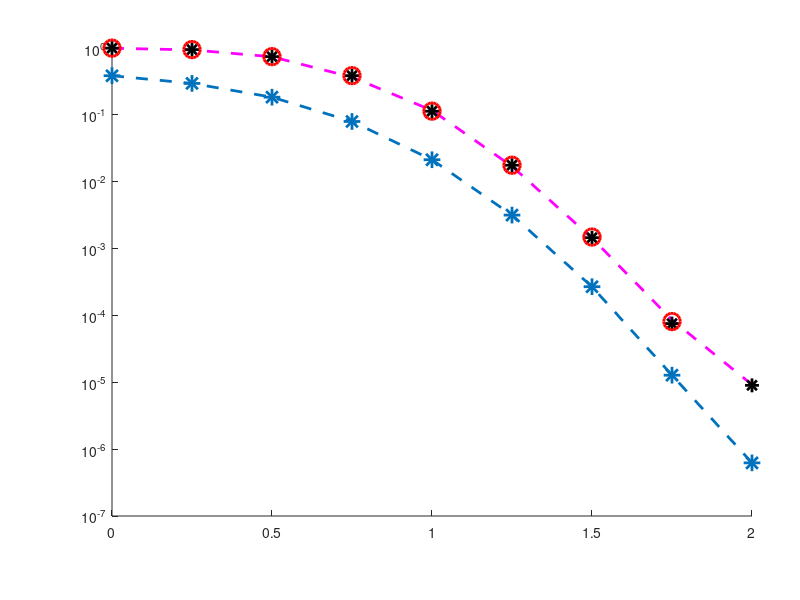

MATLAB code to generate this figure: (Note: this script raises an error after producing the figure.)

clear; close all; clc;



%下面是数据

% 5G LDPC 单独统计信息位的前2bit
LDPC5GNoExtraBer2bit  = [
0.000000 0.2190146266 0.3849114704
0.250000 0.1686355582 0.2953337271
0.500000 0.1020220588 0.1838235294
0.750000 0.0439350525 0.0795924865
1.000000 0.0114697480 0.0213192342
1.250000 0.0017325478 0.0031673635
1.500000 0.0001486809 0.0002688623
1.750000 0.0000069787 0.0000127660
2.000000 0.0000003115 0.0000006230
];

%第0组数据,没有额外比特
LDPC5GNoExtraBer  = [
0.000000 0.1600611772
0.250000 0.1306803995
0.500000 0.0865661982
0.750000 0.0389888584
1.000000 0.0115016044
1.250000 0.0015711885
1.500000 0.0001291701
1.750000 0.0000063439
2.000000 0.0000003201
];

LDPC5GNoExtraFer = [
0.000000 0.9920634921
0.250000 0.9363295880
0.500000 0.7396449704
0.750000 0.3663003663
1.000000 0.1166861144
1.250000 0.0169877349
1.500000 0.0014351897
1.750000 0.0000855838
2.000000 0.0000092097
];


%第一组数据，第一列是Eb/N0或SNR, 第二列是BER，第三列是WER，下同。
LDPC5GFreeRideExtra1BitExtraBerFer = [...
0.000000  0.0277023658  0.0277023658
0.250000  0.0096264921  0.0096264921
0.500000  0.0023673570  0.0023673570
0.750000  0.0003360000  0.0003360000
1.000000  0.0000200000  0.0000200000
1.250000  0.0000009000  0.0000009000
% 1.500000  0.0000000000  0.0000000000
% 1.750000  0.0000000000  0.0000000000
];


%The following results correspond to Setup_of_BPSK_AWGN0.txt
LDPC5GFreeRideExtra1BitPayloadBerFer = [...
0.000000 0.1695081791  0.9956230262
0.250000 0.1361787138  0.9467558722
0.500000 0.0902647746  0.7433074818
0.750000 0.0411093734  0.3859320000
1.000000 0.0111053406  0.1133065000
% 1.250000 0.0016376776  0.0175820000
% 1.500000 0.0001254078  0.0014485000
1.250000 0.0016417010  0.0176497750
1.500000 0.0001266064  0.0014556500
1.750000 0.0000051437  0.0000755000
2.000000 0.0000002755  0.0000090000
% 2.500000 0.0000000026  0.0000010000
];

%第二组数据
%The results correspond to .\Set_up\Setup_of_BlockCodeCRC_BPSK_AWGN0.txt
LDPC5GFreeRideExtra2BitExtraBerFer = [...
0.000000  0.0473476854  0.0703531729
0.250000  0.0179997841  0.0269861831
0.500000  0.0039655110  0.0060634724
0.750000  0.0006277281  0.0009383081
1.000000  0.0000550000  0.0000770000
1.250000  0.0000014500  0.0000020500
% 1.250000  0.0000014822  0.0000020000
1.500000  0.0000000000  0.0000000000
];

LDPC5GFreeRideExtra2BitPayloadBerFer = [...
0.000000 0.1838549728  0.9952159842
0.250000 0.1418919170  0.9472420121
0.500000 0.0914873711  0.7425752780
0.750000 0.0412932836  0.3859083010
1.000000 0.0111733911  0.1136940000
1.250000 0.0016431222  0.0176500000
%1.250000 0.0016257687  0.0175260000
1.500000 0.0001304365  0.0014870000
1.750000 0.0000052276  0.0000810000
];

%第三组数据
LDPC5GFreeRideExtra4BitExtraBerFer = [...
0.000000  0.0835652443  0.1546072975
0.250000  0.0362813370  0.0696378830
0.500000  0.0097517411  0.0180420741
0.750000  0.0017736432  0.0032189532
1.000000  0.0001445000  0.0002700000
1.250000  0.0000045000  0.0000100000
];

LDPC5GFreeRideExtra4BitPayloadBerFer = [...
0.000000 0.2104775433  0.9959802103
0.250000 0.1559486711  0.9443593315
0.500000 0.0955580601  0.7428463176
0.750000 0.0423233868  0.3876038112
1.000000 0.0112560359  0.1136600000
1.250000 0.0016571208  0.0177480000
];


%第4组数据
LDPC5GFreeRideExtra6BitExtraBerFer = [...
0.000000  0.1498462130  0.2883506344
0.250000  0.0699818347  0.1362397820
0.500000  0.0209448138  0.0405383493
0.750000  0.0035813468  0.0068739861
1.000000  0.0003077068  0.0006158242
];

LDPC5GFreeRideExtra6BitPayloadBerFer = [...
0.000000 0.2551212274  0.9959630911
0.250000 0.1794964805  0.9467302452
0.500000 0.1042264185  0.7495540782
0.750000 0.0433801151  0.3847851192
1.000000 0.0113335026  0.1132457631
];

%第5组数据
LDPC5GFreeRideExtra10BitExtraBerFer = [...
0.000000  0.2763392857  0.5580357143
0.250000  0.1552850737  0.3203074952
0.500000  0.0580246914  0.1143118427
0.750000  0.0134757820  0.0266425108
];

LDPC5GFreeRideExtra10BitPayloadBerFer = [...
0.000000 0.3453578404  0.9966517857
0.250000 0.2440819854  0.9500320307
0.500000 0.1308471698  0.7445130316
0.750000 0.0510339514  0.3882879523
];




%% 

width = 8;
height = 6;
fontsize = 18;
linewidth = 2;
markersize = 10;
fig = figure(1);
clf(fig);
set(fig, 'Units', 'inches');
set(fig, 'Position', [1, 1, width, height]);
set(fig, 'Color', 'w');
set(fig, 'Renderer', 'painters');
ax = axes(fig);
set(ax, 'Units', 'normalized');
set(ax, 'Position', [0.14, 0.14, 0.80, 0.78]);
hold(ax, 'on');

semilogy(ax, LDPC5GNoExtraFer(:,1), LDPC5GNoExtraFer(:,2), 'm--', 'LineWidth', linewidth);
semilogy(ax, LDPC5GFreeRideExtra1BitPayloadBerFer(:,1), LDPC5GFreeRideExtra1BitPayloadBerFer(:,3), 'k*', 'LineWidth', linewidth, 'MarkerSize', 10);
semilogy(ax, LDPC5GFreeRideExtra2BitPayloadBerFer(:,1), LDPC5GFreeRideExtra2BitPayloadBerFer(:,3), 'ro', 'LineWidth', linewidth, 'MarkerSize', 12);
p2 = semilogy(ax, LDPC5GNoExtraBer2bit(:,1), LDPC5GNoExtraBer2bit(:,3), '--*', 'LineWidth', linewidth, 'MarkerSize', 12);
p2.Color = '#00841a';
semilogy(ax, LDPC5GFreeRideExtra1BitExtraBerFer(:,1), LDPC5GFreeRideExtra1BitExtraBerFer(:,3), 'b-d', 'LineWidth', linewidth, 'MarkerSize', 10);
semilogy(ax, LDPC5GFreeRideExtra2BitExtraBerFer(:,1), LDPC5GFreeRideExtra2BitExtraBerFer(:,3), 'b-^', 'LineWidth', linewidth, 'MarkerSize', 10);

grid(ax, 'on');
set(ax, 'XGrid', 'off');
set(ax, 'XMinorGrid', 'off');
set(ax, 'GridLineStyle', '--');
set(ax, 'GridAlpha', 0.2);
set(ax, 'Layer', 'bottom');
set(ax, 'FontSize', fontsize);
set(ax, 'FontName', 'Times New Roman');
set(ax, 'LineWidth', 1.5);
set(ax, 'XTick', 0:0.5:2.5);
axis(ax, [0 2.5 1e-7 1]);

xlabel(ax, 'SNR(dB)', 'FontName', 'Times New Roman', 'FontSize', fontsize, 'Interpreter', 'latex');
ylabel(ax, 'WER', 'FontName', 'Times New Roman', 'FontSize', fontsize, 'Interpreter', 'latex');

h_legend = legend(ax, ...
    'Payload data, without extra data', ...
    'Payload data, Free-Ride, ${\ell}=1$', ...
    'Payload data, Free-Ride, ${\ell}=2$', ...
    'Extra data, traditional, ${\ell}=2$', ...
    'Extra data, Free-Ride, ${\ell}=1$', ...
    'Extra data, Free-Ride, ${\ell}=2$');
set(h_legend, 'FontSize', 16);
set(h_legend, 'FontWeight', 'normal');
set(h_legend, 'LineWidth', 1);
set(h_legend, 'Location', 'northeast');
set(h_legend, 'Interpreter', 'latex');

set(fig, 'PaperUnits', 'inches');
set(fig, 'PaperPosition', [0, 0, width, height]);
set(fig, 'PaperSize', [width, height]);
set(fig, 'PaperPositionMode', 'manual');

print(fig, 'Fig5.pdf', '-dpdf', '-painters');
print(fig, 'Fig5.eps', '-depsc', '-painters');
print(fig, 'Fig5.png', '-dpng', '-r300');
